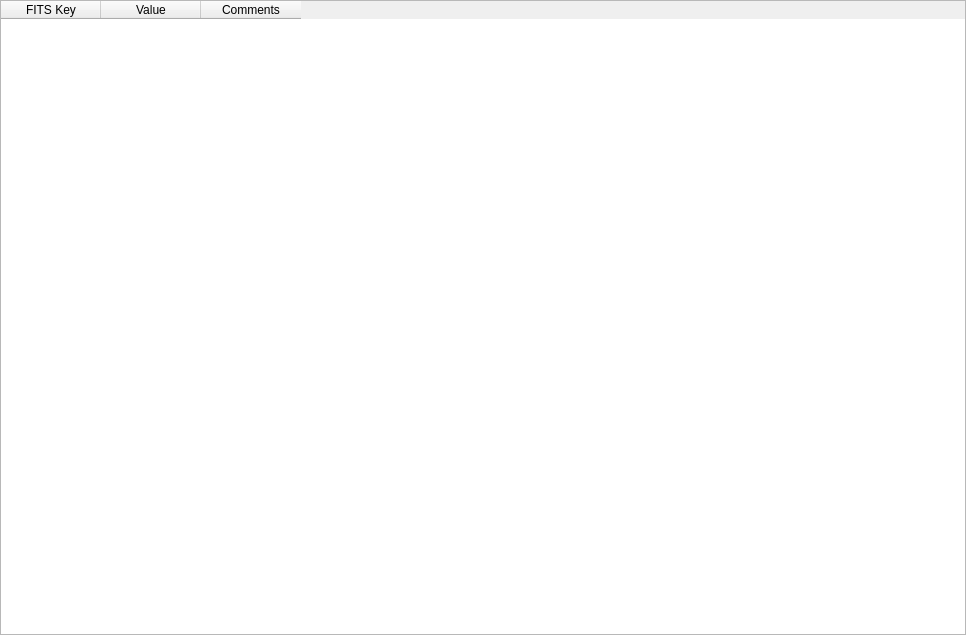
<?xml version="1.0" encoding="UTF-8"?>
<ui version="4.0">
 <class>fits_headerViewWindow</class>
 <widget class="QWidget" name="fits_headerViewWindow">
  <property name="geometry">
   <rect>
    <x>0</x>
    <y>0</y>
    <width>966</width>
    <height>635</height>
   </rect>
  </property>
  <property name="sizePolicy">
   <sizepolicy hsizetype="Expanding" vsizetype="Expanding">
    <horstretch>0</horstretch>
    <verstretch>0</verstretch>
   </sizepolicy>
  </property>
  <property name="windowTitle">
   <string>FITS Header</string>
  </property>
  <layout class="QVBoxLayout" name="verticalLayout">
   <property name="leftMargin">
    <number>0</number>
   </property>
   <property name="topMargin">
    <number>0</number>
   </property>
   <property name="rightMargin">
    <number>0</number>
   </property>
   <property name="bottomMargin">
    <number>0</number>
   </property>
   <item>
    <widget class="QTableWidget" name="fits_headerTable">
     <property name="enabled">
      <bool>true</bool>
     </property>
     <property name="sizeAdjustPolicy">
      <enum>QAbstractScrollArea::AdjustToContentsOnFirstShow</enum>
     </property>
     <property name="gridStyle">
      <enum>Qt::DotLine</enum>
     </property>
     <property name="sortingEnabled">
      <bool>true</bool>
     </property>
     <property name="columnCount">
      <number>3</number>
     </property>
     <attribute name="horizontalHeaderVisible">
      <bool>true</bool>
     </attribute>
     <column>
      <property name="text">
       <string>FITS Key</string>
      </property>
     </column>
     <column>
      <property name="text">
       <string>Value</string>
      </property>
     </column>
     <column>
      <property name="text">
       <string>Comments</string>
      </property>
     </column>
    </widget>
   </item>
  </layout>
 </widget>
 <resources/>
 <connections/>
</ui>
